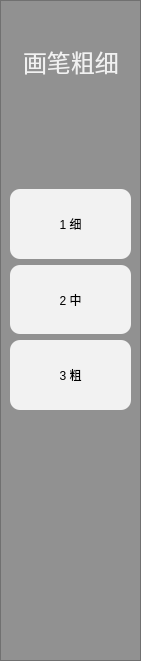
         <widget class="QFrame" name="frame_5">
          <property name="geometry">
           <rect>
            <x>150</x>
            <y>-1</y>
            <width>141</width>
            <height>661</height>
           </rect>
          </property>
          <property name="styleSheet">
           <string notr="true">QFrame {
background-color:rgb(145, 145, 145);
padding-bottom:5px;
}</string>
          </property>
          <property name="frameShape">
           <enum>QFrame::StyledPanel</enum>
          </property>
          <property name="frameShadow">
           <enum>QFrame::Raised</enum>
          </property>
          <widget class="QWidget" name="verticalLayoutWidget">
           <property name="geometry">
            <rect>
             <x>0</x>
             <y>189</y>
             <width>141</width>
             <height>221</height>
            </rect>
           </property>
           <layout class="QVBoxLayout" name="verticalLayout_3">
            <item>
             <widget class="QPushButton" name="pushButton_10">
              <property name="sizePolicy">
               <sizepolicy hsizetype="Minimum" vsizetype="Expanding">
                <horstretch>0</horstretch>
                <verstretch>1</verstretch>
               </sizepolicy>
              </property>
              <property name="styleSheet">
               <string notr="true">QPushButton{
background-color:rgb(242, 242, 242);
margin-left:10px;
margin-right:10px;
border-radius:10px;
}</string>
              </property>
              <property name="text">
               <string>1 细</string>
              </property>
              <property name="icon">
               <iconset resource="res.qrc">
                <normaloff>:/icons/GUI-rsc/细线条.png</normaloff>:/icons/GUI-rsc/细线条.png</iconset>
              </property>
              <property name="iconSize">
               <size>
                <width>50</width>
                <height>20</height>
               </size>
              </property>
             </widget>
            </item>
            <item>
             <widget class="QPushButton" name="pushButton_11">
              <property name="sizePolicy">
               <sizepolicy hsizetype="Minimum" vsizetype="Expanding">
                <horstretch>0</horstretch>
                <verstretch>1</verstretch>
               </sizepolicy>
              </property>
              <property name="styleSheet">
               <string notr="true">QPushButton{
background-color:rgb(242, 242, 242);
margin-left:10px;
margin-right:10px;
border-radius:10px;
}</string>
              </property>
              <property name="text">
               <string>2 中</string>
              </property>
              <property name="icon">
               <iconset resource="res.qrc">
                <normaloff>:/icons/GUI-rsc/中线条.png</normaloff>:/icons/GUI-rsc/中线条.png</iconset>
              </property>
              <property name="iconSize">
               <size>
                <width>50</width>
                <height>20</height>
               </size>
              </property>
             </widget>
            </item>
            <item>
             <widget class="QPushButton" name="pushButton_12">
              <property name="sizePolicy">
               <sizepolicy hsizetype="Minimum" vsizetype="Expanding">
                <horstretch>0</horstretch>
                <verstretch>1</verstretch>
               </sizepolicy>
              </property>
              <property name="styleSheet">
               <string notr="true">QPushButton{
background-color:rgb(242, 242, 242);
margin-left:10px;
margin-right:10px;
border-radius:10px;
}</string>
              </property>
              <property name="text">
               <string>3 粗</string>
              </property>
              <property name="icon">
               <iconset resource="res.qrc">
                <normaloff>:/icons/GUI-rsc/粗线条.png</normaloff>:/icons/GUI-rsc/粗线条.png</iconset>
              </property>
              <property name="iconSize">
               <size>
                <width>50</width>
                <height>20</height>
               </size>
              </property>
             </widget>
            </item>
           </layout>
          </widget>
          <widget class="QLabel" name="label">
           <property name="geometry">
            <rect>
             <x>0</x>
             <y>20</y>
             <width>139</width>
             <height>72</height>
            </rect>
           </property>
           <property name="sizePolicy">
            <sizepolicy hsizetype="Preferred" vsizetype="Preferred">
             <horstretch>0</horstretch>
             <verstretch>1</verstretch>
            </sizepolicy>
           </property>
           <property name="styleSheet">
            <string notr="true">QLabel {
color:rgb(241, 241, 241);
font-size:24px;
margin-left:17px;
margin-top:15px;
}</string>
           </property>
           <property name="text">
            <string>画笔粗细</string>
           </property>
          </widget>
         </widget>
